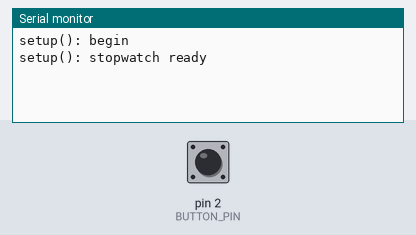
The sketch below on a simulated Arduino Uno, built with avr-gcc and run on an emulated ATmega328P. Shown: the last lines printed to the serial monitor. The inputs (shaded band) are chosen by the test bench; at power-on: pin 2 (BUTTON_PIN) HIGH.

Above: at 2.2 s.
2.3 s: pin 2 (BUTTON_PIN) pulled LOW for 0.15 s
At 3.1 s:
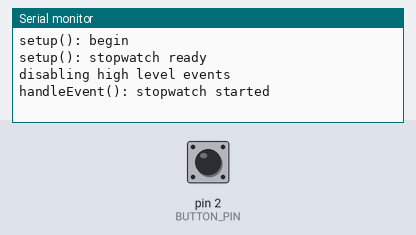
3.9 s: pin 2 (BUTTON_PIN) pulled LOW for 1 s
At 4.5 s:
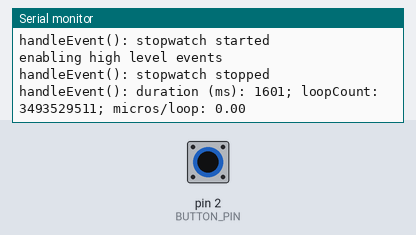
6.4 s: pin 2 (BUTTON_PIN) pulled LOW for 3.2 s
At 8.8 s:
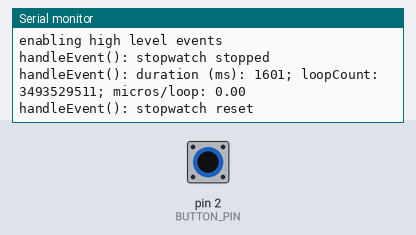

The sketch:

h191.ino
```cpp
/*
 * A demo app that calculates the ammount of time taken by the
 * AceButton::check() method. It acts like a stopwatch, supporting the following
 * operations:
 *
 * - press: start the stopwatch
 * - press: stop the stopwatch, printing out the result
 * - long press: reset the stopwatch, allowing press to start the process again
 *
 * Each 'long press' alternates between enableAllEvents() and disableAllEvents()
 * so that we can compare the timing of check() when all events are off (except
 * Pressed and Released) and when all events are on.
 */

#include <AceButton.h>

using namespace ace_button;

// The pin number attached to the button.
const uint8_t BUTTON_PIN = 2;

// Create one button.
AceButton button;

// counters to determine the duration of a single call to AceButton::check()
uint16_t innerLoopCounter = 0;
uint16_t outerLoopCounter = 0;
unsigned long startMillis = 0;
unsigned long stopMillis  = 0;

// states of the stopwatch
const uint8_t STOPWATCH_INIT = 0;
const uint8_t STOPWATCH_STARTED = 1;
const uint8_t STOPWATCH_STOPPED = 2;

// implements a finite state machine (FSM)
uint8_t stopwatchState = STOPWATCH_INIT;

bool allEventsEnabled = false;

void enableAllEvents() {
  Serial.println(F("enabling high level events"));
  button.getButtonConfig()->setFeature(ButtonConfig::kFeatureClick);
  button.getButtonConfig()->setFeature(ButtonConfig::kFeatureDoubleClick);
  button.getButtonConfig()->setFeature(ButtonConfig::kFeatureLongPress);
  button.getButtonConfig()->setFeature(ButtonConfig::kFeatureRepeatPress);
}

void disableAllEvents() {
  Serial.println(F("disabling high level events"));
  button.getButtonConfig()->clearFeature(ButtonConfig::kFeatureClick);
  button.getButtonConfig()->clearFeature(ButtonConfig::kFeatureDoubleClick);
  button.getButtonConfig()->clearFeature(ButtonConfig::kFeatureLongPress);
  button.getButtonConfig()->clearFeature(ButtonConfig::kFeatureRepeatPress);
}

// The event handler for the button.
void handleEvent(AceButton* /* button */, uint8_t eventType,
    uint8_t /* buttonState */) {
  unsigned long now = millis();
  switch (eventType) {
    case AceButton::kEventPressed:
      if (stopwatchState == STOPWATCH_INIT) {

        // enable or disable higher level events, to get different performance
        // numbers
        if (allEventsEnabled) {
          enableAllEvents();
        } else {
          disableAllEvents();
        }

        Serial.println(F("handleEvent(): stopwatch started"));
        startMillis = now;
        innerLoopCounter = 0;
        outerLoopCounter = 0;
        stopwatchState = STOPWATCH_STARTED;
      } else if (stopwatchState == STOPWATCH_STARTED) {
        stopMillis = now;
        stopwatchState = STOPWATCH_STOPPED;
        unsigned long duration = stopMillis - startMillis;
        uint32_t loopCounter = ((uint32_t) outerLoopCounter << 16) +
            innerLoopCounter;
        float microsPerLoop = duration * 1000.0f / loopCounter;

        // reenable all events after stopping
        enableAllEvents();

        Serial.println(F("handleEvent(): stopwatch stopped"));
        Serial.print(F("handleEvent(): duration (ms): "));
        Serial.print(duration);
        Serial.print(F("; loopCount: "));
        Serial.print(loopCounter);
        Serial.print(F("; micros/loop: "));
        Serial.println(microsPerLoop);

        // Setting 0 allows the loop() function to return periodically.
        innerLoopCounter = 0;
      }
      break;
    case AceButton::kEventLongPressed:
      if (stopwatchState == STOPWATCH_STOPPED) {
        stopwatchState = STOPWATCH_INIT;
        Serial.println(F("handleEvent(): stopwatch reset"));
        allEventsEnabled = !allEventsEnabled;
      }
      break;
  }
}

void setup() {
  delay(1000); // some boards reboot twice
  Serial.begin(115200);
  while (! Serial); // Wait until Serial is ready - Leonardo/Micro
  Serial.println(F("setup(): begin"));

  // Button uses the built-in pull up register.
  pinMode(BUTTON_PIN, INPUT_PULLUP);
  button.init(BUTTON_PIN);

  // Configure the ButtonConfig with the event handler and enable LongPress.
  // SupressAfterLongPress is optional since we don't do anything if we get it.
  ButtonConfig* buttonConfig = button.getButtonConfig();
  buttonConfig->setEventHandler(handleEvent);
  buttonConfig->setFeature(ButtonConfig::kFeatureLongPress);
  buttonConfig->setLongPressDelay(2000);

  Serial.println(F("setup(): stopwatch ready"));
}

void loop() {
  // We split the loop into an inner loop and an outer loop. The inner loop
  // allows us to measure the speed of button.check() without the overhead of
  // the outer loop. However, we must allow the outer loop() method to return
  // periodically to allow the microcontroller to its own stuff. This is
  // especially true on an ESP8266 board, where a Watch Dog Timer will
  // soft-reset the board if loop() doesn't return every few seconds.
  do {
    // button.check() Should be called every 4-5ms or faster for the default
    // debouncing time of ~20ms.
    button.check();

    // increment loop counter
    if (stopwatchState == STOPWATCH_STARTED) {
      innerLoopCounter++;
    }
  } while (innerLoopCounter);

  // Each time the innerLoopCounter rolls over (65536), increment the outer loop
  // counter, and return from loop(), to prevent WDT errors on ESP8266.
  outerLoopCounter++;
}
```

Measured:
- after the input at 2.3 s, the serial monitor: prints a new line at once (image 1)
- after the input at 3.9 s, the serial monitor: prints a new line at once (image 2)
- after the input at 6.4 s, the serial monitor: prints a new line after 2.0 s (image 3)
